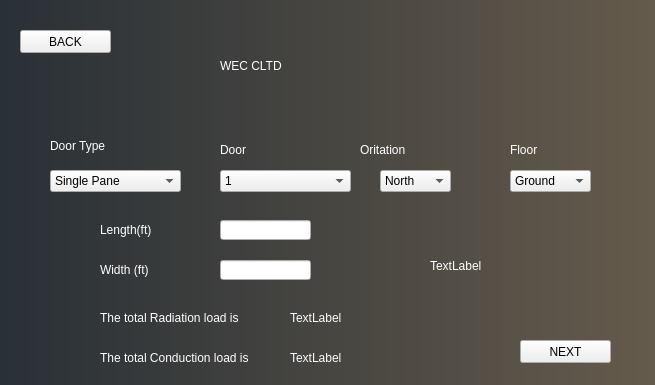
<?xml version="1.0" encoding="UTF-8"?>
<ui version="4.0">
 <class>door_win</class>
 <widget class="QMainWindow" name="door_win">
  <property name="geometry">
   <rect>
    <x>0</x>
    <y>0</y>
    <width>655</width>
    <height>385</height>
   </rect>
  </property>
  <property name="minimumSize">
   <size>
    <width>655</width>
    <height>385</height>
   </size>
  </property>
  <property name="maximumSize">
   <size>
    <width>655</width>
    <height>385</height>
   </size>
  </property>
  <property name="windowTitle">
   <string>MainWindow</string>
  </property>
  <property name="styleSheet">
   <string notr="true">background-color:qlineargradient(spread:pad, x1:0, y1:0, x2:1, y2:0, stop:0 rgba(41, 48, 54, 255), stop:1 rgba(101, 91, 76, 255));</string>
  </property>
  <widget class="QWidget" name="centralwidget">
   <widget class="QPushButton" name="nextpushButton">
    <property name="geometry">
     <rect>
      <x>520</x>
      <y>340</y>
      <width>91</width>
      <height>23</height>
     </rect>
    </property>
    <property name="styleSheet">
     <string notr="true">background:none;
font:  &quot;Tahoma&quot;;
color:black;</string>
    </property>
    <property name="text">
     <string>NEXT</string>
    </property>
   </widget>
   <widget class="QLabel" name="doortypetext">
    <property name="geometry">
     <rect>
      <x>50</x>
      <y>130</y>
      <width>131</width>
      <height>31</height>
     </rect>
    </property>
    <property name="styleSheet">
     <string notr="true">background:none;
font: 10pt &quot;Tahoma&quot;;
color:white;</string>
    </property>
    <property name="text">
     <string>Door Type</string>
    </property>
   </widget>
   <widget class="QLabel" name="title">
    <property name="geometry">
     <rect>
      <x>220</x>
      <y>30</y>
      <width>241</width>
      <height>71</height>
     </rect>
    </property>
    <property name="styleSheet">
     <string notr="true">font: 28pt &quot;Helvetica&quot;;
background:none;
color:white;</string>
    </property>
    <property name="text">
     <string>WEC CLTD</string>
    </property>
   </widget>
   <widget class="QComboBox" name="doordropdown">
    <property name="geometry">
     <rect>
      <x>50</x>
      <y>170</y>
      <width>131</width>
      <height>22</height>
     </rect>
    </property>
    <property name="styleSheet">
     <string notr="true">background:none;
font:  &quot;Tahoma&quot;;
color:black;</string>
    </property>
    <item>
     <property name="text">
      <string>Single Pane</string>
     </property>
    </item>
    <item>
     <property name="text">
      <string>Double Pane</string>
     </property>
    </item>
   </widget>
   <widget class="QLabel" name="door_text">
    <property name="geometry">
     <rect>
      <x>220</x>
      <y>140</y>
      <width>91</width>
      <height>20</height>
     </rect>
    </property>
    <property name="styleSheet">
     <string notr="true">background:none;
font: 10pt &quot;Tahoma&quot;;
color:white;</string>
    </property>
    <property name="text">
     <string>Door</string>
    </property>
   </widget>
   <widget class="QComboBox" name="ortationdrop_1">
    <property name="geometry">
     <rect>
      <x>380</x>
      <y>170</y>
      <width>71</width>
      <height>22</height>
     </rect>
    </property>
    <property name="styleSheet">
     <string notr="true">background:none;
font:  &quot;Tahoma&quot;;
color:black;</string>
    </property>
    <item>
     <property name="text">
      <string>North</string>
     </property>
    </item>
    <item>
     <property name="text">
      <string>South</string>
     </property>
    </item>
    <item>
     <property name="text">
      <string>East</string>
     </property>
    </item>
    <item>
     <property name="text">
      <string>West</string>
     </property>
    </item>
   </widget>
   <widget class="QLabel" name="textortation">
    <property name="geometry">
     <rect>
      <x>360</x>
      <y>140</y>
      <width>111</width>
      <height>20</height>
     </rect>
    </property>
    <property name="styleSheet">
     <string notr="true">background:none;
font: 10pt &quot;Tahoma&quot;;
color:white;</string>
    </property>
    <property name="text">
     <string>Oritation</string>
    </property>
   </widget>
   <widget class="QPushButton" name="backbutton">
    <property name="geometry">
     <rect>
      <x>20</x>
      <y>30</y>
      <width>91</width>
      <height>23</height>
     </rect>
    </property>
    <property name="styleSheet">
     <string notr="true">background:none;
font:  &quot;Tahoma&quot;;
color:black;</string>
    </property>
    <property name="text">
     <string>BACK</string>
    </property>
   </widget>
   <widget class="QComboBox" name="doordropdown_2">
    <property name="geometry">
     <rect>
      <x>220</x>
      <y>170</y>
      <width>131</width>
      <height>22</height>
     </rect>
    </property>
    <property name="styleSheet">
     <string notr="true">background:none;
font:  &quot;Tahoma&quot;;
color:black;</string>
    </property>
    <item>
     <property name="text">
      <string>1</string>
     </property>
    </item>
    <item>
     <property name="text">
      <string>2</string>
     </property>
    </item>
    <item>
     <property name="text">
      <string>3</string>
     </property>
    </item>
    <item>
     <property name="text">
      <string>4</string>
     </property>
    </item>
   </widget>
   <widget class="QLineEdit" name="lng_temp_1">
    <property name="geometry">
     <rect>
      <x>220</x>
      <y>220</y>
      <width>91</width>
      <height>20</height>
     </rect>
    </property>
    <property name="styleSheet">
     <string notr="true">background:none;
font:  &quot;Tahoma&quot;;
color:black;</string>
    </property>
   </widget>
   <widget class="QLabel" name="widthtext">
    <property name="geometry">
     <rect>
      <x>100</x>
      <y>260</y>
      <width>81</width>
      <height>20</height>
     </rect>
    </property>
    <property name="styleSheet">
     <string notr="true">background:none;
font: 10pt &quot;Tahoma&quot;;
color:white;</string>
    </property>
    <property name="text">
     <string>Width (ft)</string>
    </property>
   </widget>
   <widget class="QLabel" name="label">
    <property name="geometry">
     <rect>
      <x>100</x>
      <y>310</y>
      <width>161</width>
      <height>16</height>
     </rect>
    </property>
    <property name="styleSheet">
     <string notr="true">background:none;
font: 8pt &quot;Tahoma&quot;;
color:white;</string>
    </property>
    <property name="text">
     <string>The total Radiation load is </string>
    </property>
   </widget>
   <widget class="QLineEdit" name="wd_temp_1">
    <property name="geometry">
     <rect>
      <x>220</x>
      <y>260</y>
      <width>91</width>
      <height>20</height>
     </rect>
    </property>
    <property name="styleSheet">
     <string notr="true">background:none;
font:  &quot;Tahoma&quot;;
color:black;</string>
    </property>
   </widget>
   <widget class="QLabel" name="lenghttext">
    <property name="geometry">
     <rect>
      <x>100</x>
      <y>220</y>
      <width>111</width>
      <height>20</height>
     </rect>
    </property>
    <property name="styleSheet">
     <string notr="true">background:none;
font: 10pt &quot;Tahoma&quot;;
color:white;</string>
    </property>
    <property name="text">
     <string>Length(ft)</string>
    </property>
   </widget>
   <widget class="QLabel" name="label_2">
    <property name="geometry">
     <rect>
      <x>100</x>
      <y>350</y>
      <width>161</width>
      <height>16</height>
     </rect>
    </property>
    <property name="styleSheet">
     <string notr="true">background:none;
font: 8pt &quot;Tahoma&quot;;
color:white;</string>
    </property>
    <property name="text">
     <string>The total Conduction load is </string>
    </property>
   </widget>
   <widget class="QLabel" name="rl">
    <property name="geometry">
     <rect>
      <x>290</x>
      <y>310</y>
      <width>55</width>
      <height>16</height>
     </rect>
    </property>
    <property name="styleSheet">
     <string notr="true">background:none;
font: 8pt &quot;Tahoma&quot;;
color:white;</string>
    </property>
    <property name="text">
     <string>TextLabel</string>
    </property>
   </widget>
   <widget class="QLabel" name="cl">
    <property name="geometry">
     <rect>
      <x>290</x>
      <y>350</y>
      <width>55</width>
      <height>16</height>
     </rect>
    </property>
    <property name="styleSheet">
     <string notr="true">background:none;
font: 8pt &quot;Tahoma&quot;;
color:white;</string>
    </property>
    <property name="text">
     <string>TextLabel</string>
    </property>
   </widget>
   <widget class="QComboBox" name="floor">
    <property name="geometry">
     <rect>
      <x>510</x>
      <y>170</y>
      <width>81</width>
      <height>22</height>
     </rect>
    </property>
    <property name="styleSheet">
     <string notr="true">background:none;
font:  &quot;Tahoma&quot;;
color:black;</string>
    </property>
    <item>
     <property name="text">
      <string>Ground</string>
     </property>
    </item>
    <item>
     <property name="text">
      <string>First</string>
     </property>
    </item>
   </widget>
   <widget class="QLabel" name="textortation_2">
    <property name="geometry">
     <rect>
      <x>510</x>
      <y>140</y>
      <width>51</width>
      <height>20</height>
     </rect>
    </property>
    <property name="styleSheet">
     <string notr="true">background:none;
font: 10pt &quot;Tahoma&quot;;
color:white;</string>
    </property>
    <property name="text">
     <string>Floor</string>
    </property>
   </widget>
   <widget class="QLabel" name="label_3">
    <property name="geometry">
     <rect>
      <x>430</x>
      <y>250</y>
      <width>111</width>
      <height>31</height>
     </rect>
    </property>
    <property name="styleSheet">
     <string notr="true">background:none;
font: 8pt &quot;Tahoma&quot;;
color:white;</string>
    </property>
    <property name="text">
     <string>TextLabel</string>
    </property>
   </widget>
  </widget>
 </widget>
 <resources/>
 <connections/>
</ui>
